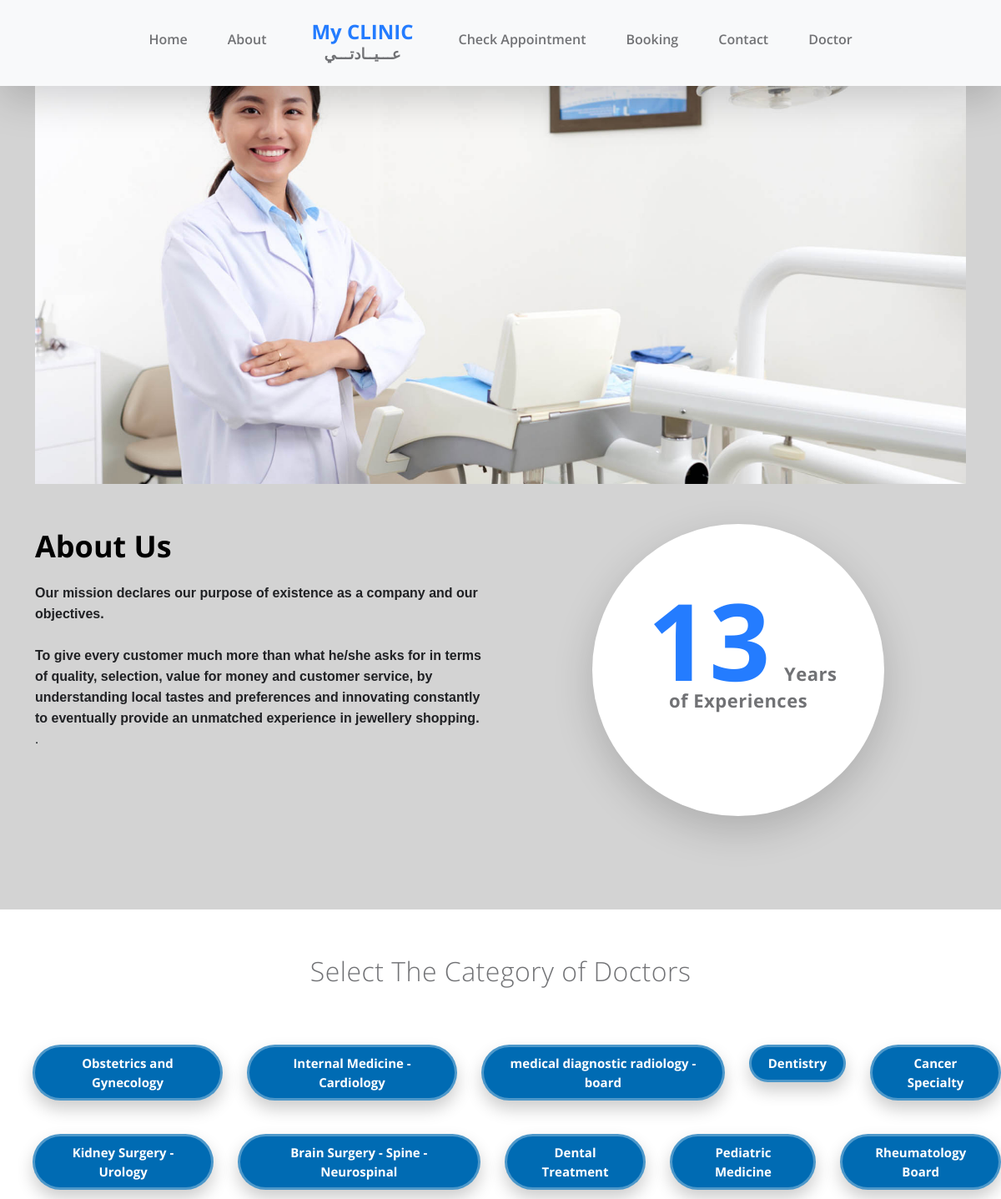
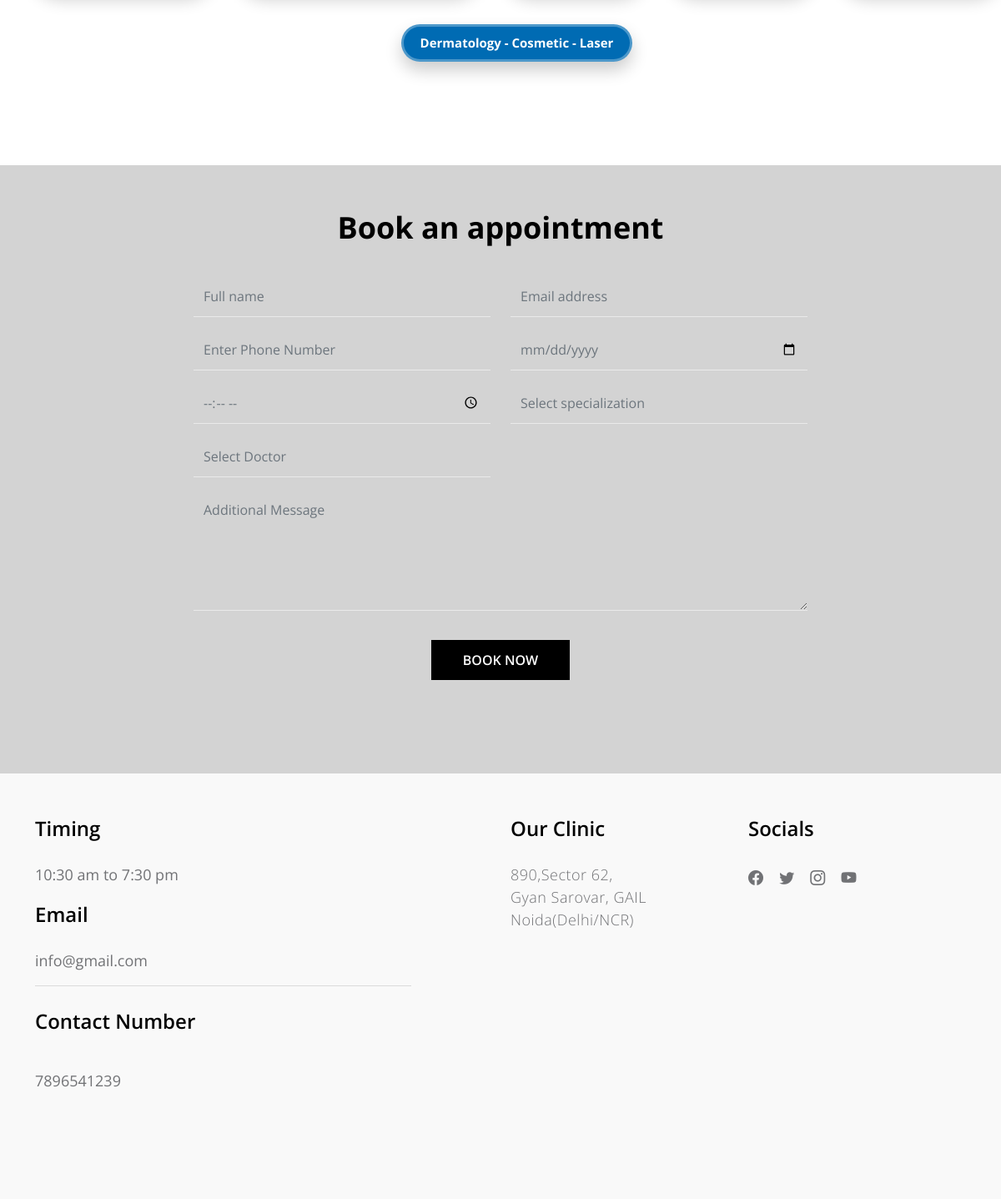
Page /dams/index.php on the earlier database version (2 pictures, top to bottom).
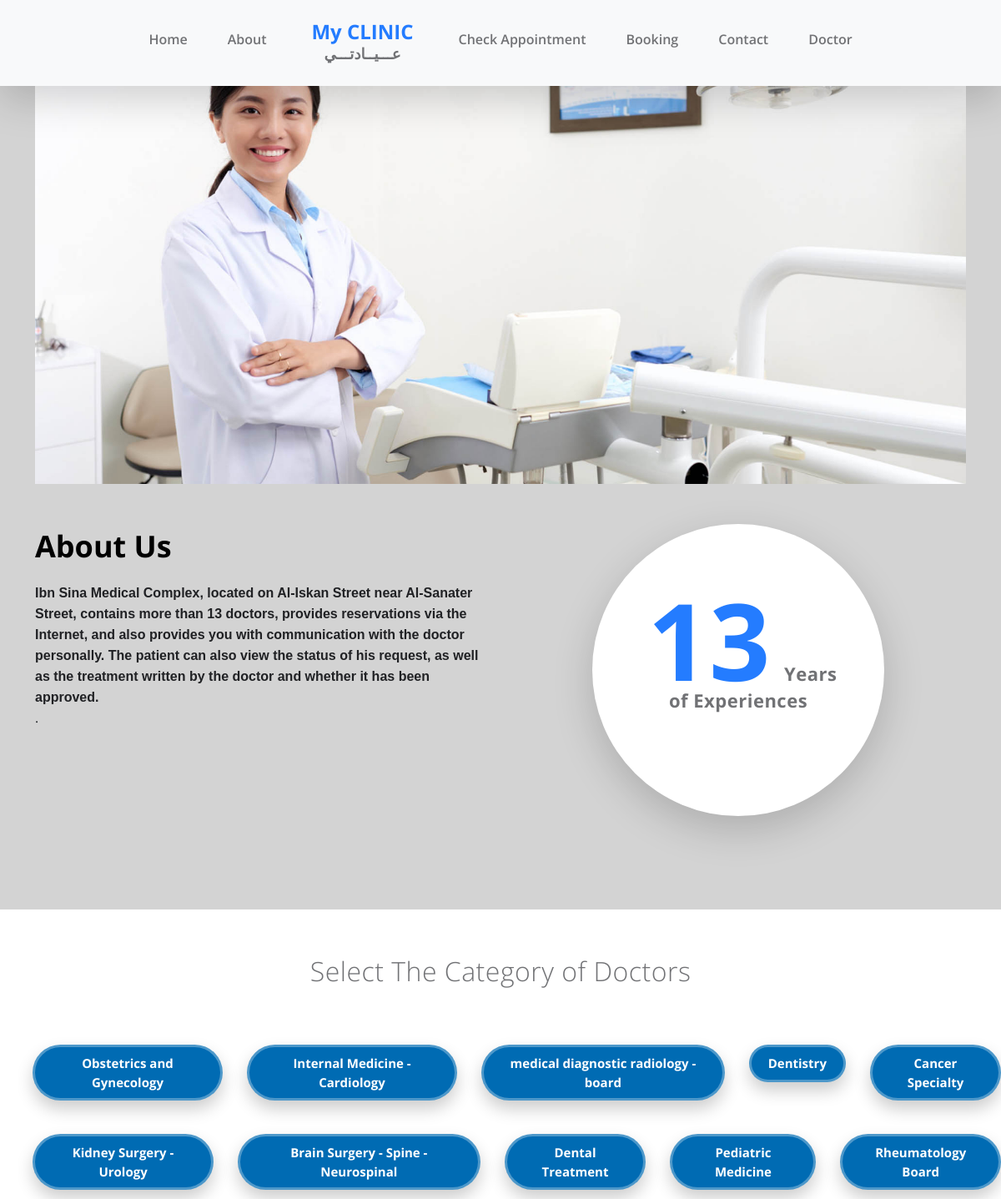
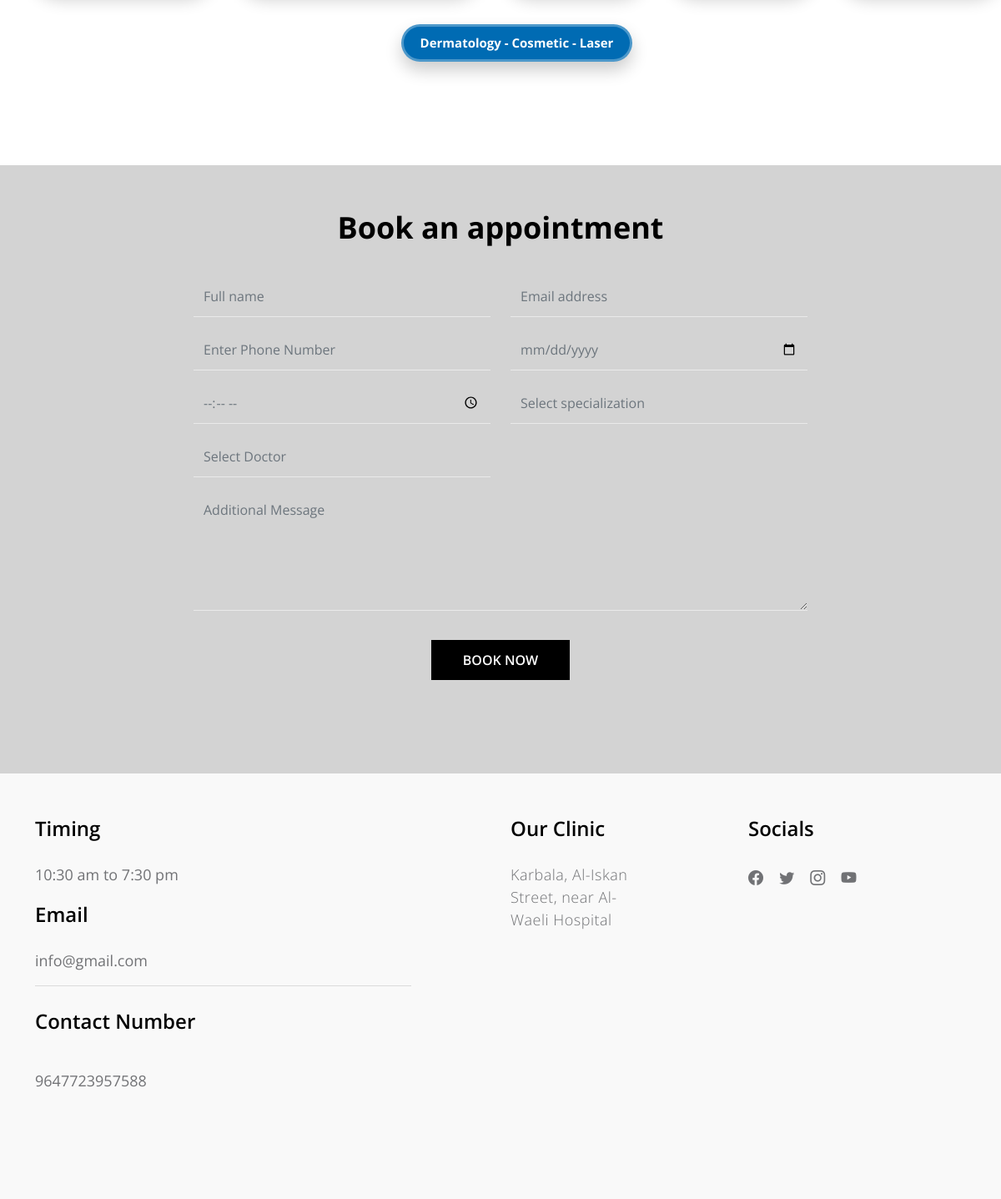
Same page on the later database version (2 pictures, top to bottom).
### tables this page shows
CREATE TABLE `tblpage` (
  `ID` int(10) NOT NULL,
  `PageType` varchar(200) DEFAULT NULL,
  `PageTitle` mediumtext DEFAULT NULL,
  `PageDescription` mediumtext DEFAULT NULL,
  `Email` varchar(200) DEFAULT NULL,
  `MobileNumber` bigint(10) DEFAULT NULL,
  `UpdationDate` date DEFAULT NULL,
  `Timing` varchar(200) NOT NULL
);

### dams/index.php (the view, shortened to what this page needs)
<!doctype html>
<html lang="en">
    <head>
        <link href="css/bootstrap.min.css" rel="stylesheet">
        <link href="css/bootstrap-icons.css" rel="stylesheet">
        <link href="css/owl.carousel.min.css" rel="stylesheet">
        <link href="css/owl.theme.default.min.css" rel="stylesheet">
        <link href="css/templatemo-medic-care.css" rel="stylesheet">
        <link rel="stylesheet" type="text/css" href="Homestyle.css"/>
        <link rel="stylesheet" href="https://cdnjs.cloudflare.com/ajax/libs/font-awesome/6.5.1/css/all.min.css" />
    </head>
    <body id="top">
        <main>
            <?php include_once('includes/header.php');?>
            <section class="hero" id="hero">
                <div class="container">
                    <div class="row">
                        <div class="col-12">
                            <div id="myCarousel" class="carousel slide carousel-fade" data-bs-ride="carousel">
                                <div class="carousel-inner">
                                    <div class="carousel-item">
                                        <img src="images/slider/young-asian-female-dentist-white-coat-posing-clinic-equipment.jpg" class="img-fluid" alt="">
                                    </div>
                                </div>
                            </div>
                        </div>
                    </div>
                </div>
            </section>
            <section class="section-padding" id="about">
                <div class="container">
                    <div class="row">
                        <div class="col-lg-6 col-md-6 col-12">
                            <?php
$sql="SELECT * from tblpage where PageType='aboutus'";
$query = $dbh -> prepare($sql);
$query->execute();
$results=$query->fetchAll(PDO::FETCH_OBJ);
$cnt=1;
if($query->rowCount() > 0)
{
foreach($results as $row)
{               ?>
                            <h2 class="mb-lg-3 mb-3"><?php  echo htmlentities($row->PageTitle);?></h2>
                            <p><?php  echo ($row->PageDescription);?>.</p>
                           <?php $cnt=$cnt+1;}} ?>
                        </div>
                        <div class="col-lg-4 col-md-5 col-12 mx-auto">
                            <div class="featured-circle bg-white shadow-lg d-flex justify-content-center align-items-center">
                                <p class="featured-text"><span class="featured-number">13</span> Years<br> of Experiences</p>
                            </div>
                        </div>
                    </div>
                </div>
            </section>
            <center style="background-color: white;padding-bottom: 100px;">
    <p class="docheading">Select The Category of Doctors</p>
    <br>
    <br>
    <div id="container" >
<a href="./Card Slider/Cards/Doctor-1/index.php"><button class="buttonn" style="margin-left:39px;">
  Obstetrics and Gynecology
 </button></a>
 <a href="./Card Slider/Cards/Doctor-2/index.php"><button class="buttonn" style="    margin-left: 29px;">
 Internal Medicine - Cardiology
 </button></a>
 <a href="./Card Slider/Cards/Doctor-3/index.php"><button class="buttonn" style="    margin-left: 29px;">
 medical diagnostic radiology -board
 </button></a>
 <a href="./Card Slider/Cards/Doctor-4/index.php"><button class="buttonn" style="    margin-left: 29px;">
 Dentistry
 </button></a>
 <a href="./Card Slider/Cards/Doctor-5/index.php"><button class="buttonn" style="    margin-left: 29px;">
 Cancer Specialty
 </button></a>
  </div>
  <div id="container" style="margin-top:40px">
<a href="./Card Slider/Cards/Doctor-6/index.php"><button class="buttonn" style="margin-left:39px;">
Kidney Surgery - Urology
  </button></a>
 <a href="./Card Slider/Cards/Doctor-7/index.php"><button class="buttonn" style="    margin-left: 29px;">
 Brain Surgery - Spine - Neurospinal
 </button></a>
 <a href="./Card Slider/Cards/Doctor-8/index.php"><button class="buttonn" style="    margin-left: 29px;">
 Dental Treatment
 </button></a>
 <a href="./Card Slider/Cards/Doctor-9/index.php"><button class="buttonn" style="    margin-left: 29px;">
 Pediatric Medicine
 </button></a>
 <a href="./Card Slider/Cards/Doctor-10/index.php"><button class="buttonn" style="    margin-left: 29px;">
 Rheumatology Board
 </button></a>
  </div>
  <div id="container" style="margin-top:40px">
<a href="./Card Slider/Cards/Doctor-11/index.php"><button class="buttonn" style="margin-left:39px;">
Dermatology - Cosmetic -  Laser
  </button></a>
  </div>
  <br>
  </center>
            <section class="section-padding" id="booking">
                <div class="container">
                    <div class="row">
                        <div class="col-lg-8 col-12 mx-auto">
                            <div class="booking-form">
                                <h2 class="text-center mb-lg-3 mb-2">Book an appointment</h2>
                                <form role="form" method="post">
                                    <div class="row">
                                        <div class="col-lg-6 col-12">
                                            <input type="text" name="name" id="name" class="form-control" placeholder="Full name" required='true'>
                                        </div>
                                        <div class="col-lg-6 col-12">
                                            <input type="email" name="email" id="email" pattern="[^ @]*@[^ @]*" class="form-control" placeholder="Email address" required='true'>
                                        </div>
                                        <div class="col-lg-6 col-12">
                                            <input type="telephone" name="phone" id="phone" class="form-control" placeholder="Enter Phone Number" maxlength="10">
                                        </div>
                                        <div class="col-lg-6 col-12">
                                            <input type="date" name="date" id="date" value="" class="form-control">
                                        </div>
                                            <div class="col-lg-6 col-12">
                                            <input type="time" name="time" id="time" value="" class="form-control">
                                        </div>
    <div class="col-lg-6 col-12">
<select onChange="getdoctors(this.value);"  name="specialization" id="specialization" class="form-control" required>
<option value="">Select specialization</option>
</select>
</div>
    <div class="col-lg-6 col-12">
<select name="doctorlist" id="doctorlist" class="form-control">
<option value="">Select Doctor</option>
</select>
</div>
                                        <div class="col-12">
                                            <textarea class="form-control" rows="5" id="message" name="message" placeholder="Additional Message"></textarea>
                                        </div>
                                        <div class="col-lg-3 col-md-4 col-6 mx-auto">
                                            <button type="submit" class="form-control" name="submit" id="submit-button">Book Now</button>
                                        </div>
                                    </div>
                                </form>
                            </div>
                        </div>
                    </div>
                </div>
            </section>
        </main>
        <?php include_once('includes/footer.php');?>
    </body>
</html>

### dams/includes/header.php (shortened to what this page needs)
<nav class="navbar navbar-expand-lg bg-light fixed-top shadow-lg">
                <div class="container">
                    <div class="collapse navbar-collapse" id="navbarNav">
                        <ul class="navbar-nav mx-auto">
                            <li class="nav-item active">
                                <a class="nav-link" href="index.php">Home</a>
                            </li>
                            <li class="nav-item">
                                <a class="nav-link" href="#about">About</a>
                            </li>
                            <a class="navbar-brand d-none d-lg-block" href="index.php">
                                My CLINIC
                                <strong class="d-block" style="font-size: 18px;">عـــيــادتـــي  </strong>
                            </a>
                            <li class="nav-item">
                                <a class="nav-link" href="check-appointment.php">Check Appointment</a>
                            </li>
                            <li class="nav-item">
                                <a class="nav-link" href="#booking">Booking</a>
                            </li>
                            <li class="nav-item">
                                <a class="nav-link" href="#contact">Contact</a>
                            </li>
                             <li class="nav-item active">
                                <a class="nav-link" href="doctor/login.php">Doctor</a>
                            </li>
                        </ul>
                    </div>
                </div>
            </nav>

### dams/includes/footer.php (shortened to what this page needs)
<footer class="site-footer section-padding" id="contact">
            <div class="container">
                <div class="row">
                    <div class="col-lg-5 me-auto col-12">
                        <?php
$sql="SELECT * from tblpage where PageType='contactus'";
$query = $dbh -> prepare($sql);
$query->execute();
$results=$query->fetchAll(PDO::FETCH_OBJ);
$cnt=1;
if($query->rowCount() > 0)
{
foreach($results as $row)
{               ?>
                        <h5 class="mb-lg-4 mb-3">Timing</h5>
                        <ul class="list-group list-group-flush">
                            <li class="list-group-item d-flex">
                                <?php  echo ($row->Timing);?>
                            </li></ul>
                            <h5 class="mb-lg-4 mb-3">Email</h5>
                            <ul class="list-group list-group-flush">
                            <li class="list-group-item d-flex">
                                <?php  echo ($row->Email);?></li>
                                <br>
                                 <h5 class="mb-lg-4 mb-3">Contact Number</h5>
                            <li class="list-group-item d-flex">
                                <?php  echo ($row->MobileNumber);?></li>
                        </ul>
                    </div>
                    <div class="col-lg-2 col-md-6 col-12 my-4 my-lg-0">
                        <h5 class="mb-lg-4 mb-3">Our Clinic</h5>
                        <p><?php  echo ($row->PageDescription);?></p>
                    </div>
<?php $cnt=$cnt+1;}} ?>
                    <div class="col-lg-3 col-md-6 col-12 ms-auto">
                        <h5 class="mb-lg-4 mb-2">Socials</h5>
                        <ul class="social-icon">
                            <li><a href="#" class="social-icon-link bi-facebook"></a></li>
                            <li><a href="#" class="social-icon-link bi-twitter"></a></li>
                            <li><a href="#" class="social-icon-link bi-instagram"></a></li>
                            <li><a href="#" class="social-icon-link bi-youtube"></a></li>
                        </ul>
                    </div>
                </div>
        </footer>

### dams/css/templatemo-medic-care.css (style rules this page uses)
:root { --white-color: #FFFFFF; --primary-color: #247cff; --section-bg-color: #F9F9F9; --dark-color: #000000; --title-color: #565758; --p-color: #717275; --border-color: #eaeaea; --body-font-family: 'Open Sans', sans-serif; --h1-font-size: 48px; --h2-font-size: 36px; --h3-font-size: 32px; --h4-font-size: 28px; --h5-font-size: 24px; --h6-font-size: 22px; --p-font-size: 18px; --menu-font-size: 16px; --font-weight-light: 300; --font-weight-normal: 400; --font-weight-semibold: 600; --font-weight-bold: 700; }
body { background: var(--white-color); font-family: var(--body-font-family); position: relative; padding-top: 94px; }
h2, h3, h4, h5, h6 { color: var(--dark-color); line-height: inherit; }
h1, h2, h3, h4, h5, h6 { font-weight: var(--font-weight-semibold); }
h1, h2 { font-weight: var(--font-weight-bold); }
h2 { font-size: var(--h2-font-size); }
h5 { font-size: var(--h5-font-size); }
p { color: var(--p-color); font-size: var(--p-font-size); font-weight: var(--font-weight-light); letter-spacing: 0.5px; }
a, button { touch-action: manipulation; transition: all 0.3s; }
a { color: var(--p-color); text-decoration: none; }
.section-padding { padding-top: 3rem; padding-bottom: 7rem; }
b, strong { font-weight: var(--font-weight-bold); }
.list-group-item { background-color: transparent; color: var(--p-color); font-size: var(--p-font-size); padding: 1rem 0; }
.list-group-item:first-child { padding-top: 0; }
.hero { padding-top: 0rem; }
.hero .container { position: relative; overflow: hidden; height: 580px; }
.featured-circle { border-radius: 100%; width: 350px; height: 350px; margin: 0 auto; padding: 0 20px; }
.featured-text { font-size: var(--h6-font-size); line-height: 2rem; font-weight: var(--font-weight-bold); text-align: center; margin-bottom: 0; }
.featured-number { color: var(--primary-color); font-size: 8rem; margin: 0 10px; }
.navbar { padding-top: 20px; padding-bottom: 20px; }
.navbar-brand { color: var(--primary-color); font-size: var(--h5-font-size); font-weight: var(--font-weight-bold); margin: 0 30px; padding: 0; text-align: center; }
.navbar-brand strong { color: var(--p-color); font-size: 12px; position: relative; bottom: 5px; }
.navbar-expand-lg .navbar-nav .nav-link { padding-right: 1.5rem; padding-left: 1.5rem; }
.navbar-nav .nav-link { color: var(--p-color); font-weight: var(--font-weight-semibold); font-size: var(--menu-font-size); padding-top: 15px; padding-bottom: 15px; }
.booking-form .form-control { background: transparent; border-radius: 0; border: 0; border-bottom: 1px solid var(--border-color); color: #6c757d; font-weight: var(--font-weight-normal); padding-top: 12px; padding-bottom: 12px; margin-top: 15px; transition: all 0.3s; }
.booking-form #submit-button { background: var(--dark-color); border-bottom: 0; font-weight: var(--font-weight-semibold); color: var(--white-color); text-transform: uppercase; margin-top: 35px; }
.site-footer { background: var(--section-bg-color); }
.social-icon { margin: 0; padding: 0; }
.social-icon li { list-style: none; display: inline-block; vertical-align: top; transition: all 0.3s; }
.social-icon-link { font-size: var(--p-font-size); display: inline-block; vertical-align: top; margin-top: 4px; margin-bottom: 4px; margin-right: 15px; }

### dams/Homestyle.css (style rules this page uses)
body { margin: 0; padding: 0; background-color: lightgray; }
.docheading { font-size: 32px; padding-top: 50px; }

### dams/index.php (style rules this page uses)
#container { display: flex; align-content:center; justify-content:center; }
.buttonn { position: relative; transition: all 0.3s ease-in-out; box-shadow: 0px 10px 20px rgba(0, 0, 0, 0.2); padding-block: 0.5rem; padding-inline: 1.25rem; background-color: rgb(0 107 179); border-radius: 9999px; display: flex; align-items: center; justify-content: center; color: #ffff; gap: 10px; font-weight: bold; border: 3px solid #ffffff4d; outline: none; overflow: hidden; font-size: 15px; }
.buttonn::before { content: ""; position: absolute; width: 100px; height: 100%; background-image: linear-gradient( 120deg, rgba(255, 255, 255, 0) 30%, rgba(255, 255, 255, 0.8), rgba(255, 255, 255, 0) 70% ); top: 0; left: -100px; opacity: 0.6; }

Differences in the rows shown:
changed tblpage "About Us": PageDescription "Our mission declares our purpose of existence as a company and our objectives. To give every customer much more than what he/she asks for in terms of quality, selection, value for money and customer service, by understanding local tastes and preferences and innovating constantly to eventually provide an unmatched experience in jewellery shopping." → "Ibn Sina Medical Complex, located on Al-Iskan Street near Al-Sanater Street, contains more than 13 doctors, provides reservations via the Internet, and also provides you with communication with the doctor personally. The patient can also view the status of his request, as well as the treatment written by the doctor and whether it has been approved."
changed tblpage "10:30 am to 7:30 pm": MobileNumber "7896541239" → "9647723957588"; PageDescription "890,Sector 62, Gyan Sarovar, GAIL Noida(Delhi/NCR)" → "Karbala, Al-Iskan Street, near Al-Waeli Hospital"
